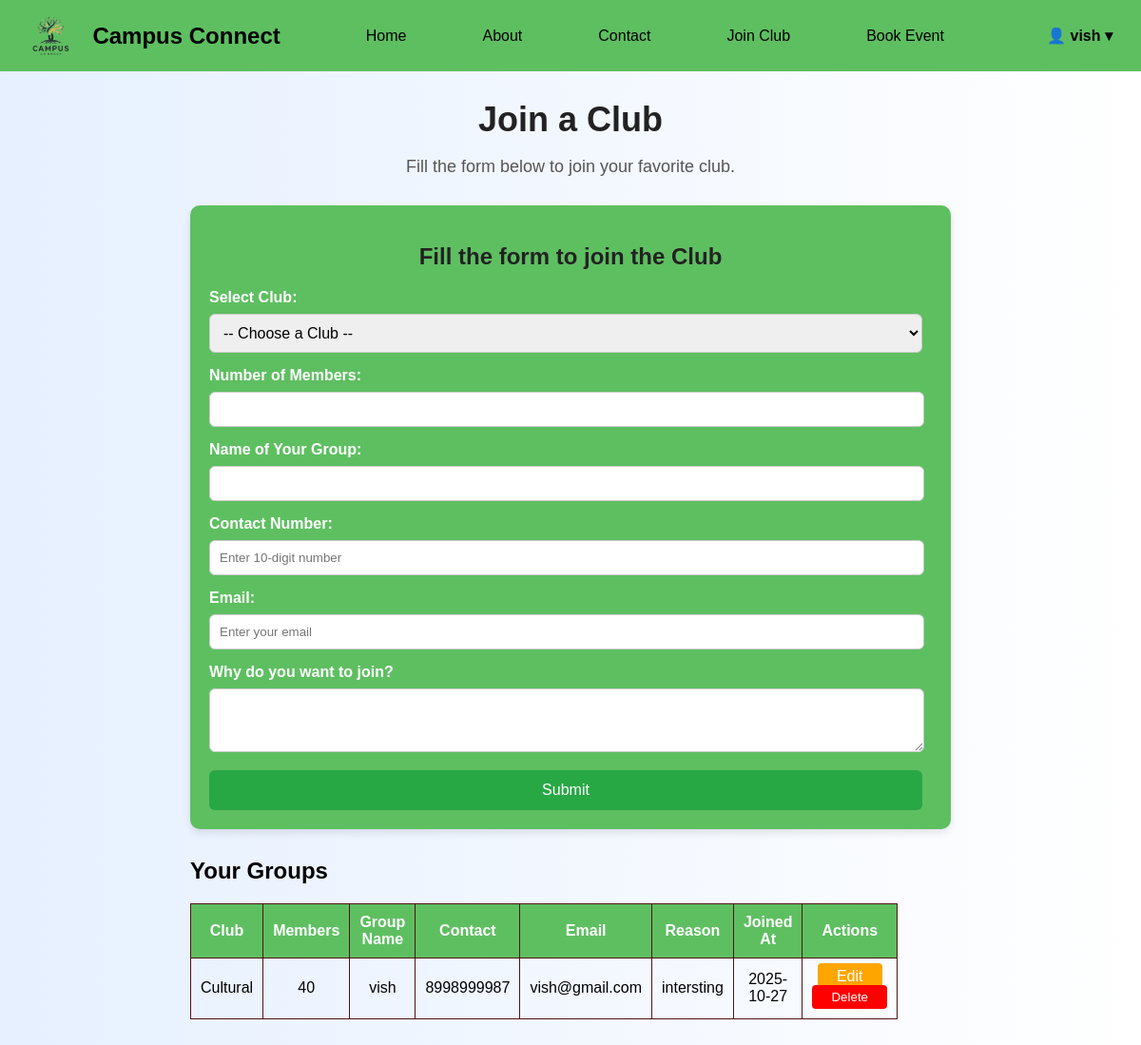
The app's page /join_club (signed in) with its own data.
### tables this page shows
CREATE TABLE club_members (
    id INTEGER PRIMARY KEY AUTOINCREMENT,
    username TEXT NOT NULL,
    club TEXT NOT NULL,
    members INTEGER NOT NULL,
    group_name TEXT NOT NULL,
    reason TEXT,
    joined_at TIMESTAMP DEFAULT CURRENT_TIMESTAMP
, contact TEXT, email TEXT);

### app.py (the view, shortened to what this page needs)
@app.route('/join_club', methods=['GET', 'POST'])
@login_required
def join_club():
    username = session.get('user')
    conn = get_db_connection()
    groups = conn.execute("SELECT * FROM club_members WHERE username=?", (username,)).fetchall()
    conn.close()
    return render_template('join_club.html', user=username, groups=groups)

### app.py (called while the page is built)
def get_db_connection():
    conn = sqlite3.connect(DB_PATH)
    conn.row_factory = sqlite3.Row
    return conn

def login_required(f):
    @wraps(f)
    def decorated_function(*args, **kwargs):
        if 'user' not in session:
            return redirect(url_for('login', next=request.path))
        return f(*args, **kwargs)
    return decorated_function

### templates/join_club.html (shortened to what this page needs)
<!DOCTYPE html>
<html lang="en">
<head>
</head>
<body>
    <div class="navbar">
  <img src="{{ url_for('static', filename='images/logo.png') }}" style="height:45px; margin-right:10px;">
  <h2>Campus Connect</h2>
  <a href="{{ url_for('index') }}">Home</a>
  <a href="{{ url_for('about') }}">About</a>
  <a href="{{ url_for('contact') }}">Contact</a>
  <a href="{{ url_for('join_club') }}">Join Club</a>
  <a href="{{ url_for('book_event') }}">Book Event</a>
  {% if user %}
  <div class="user-section" id="userMenu">
    <span class="user-toggle">👤 {{ user }} &#9662;</span>
  </div>
  {% else %}
    <a href="{{ url_for('login') }}" class="login-btn">Login/Register</a>
  {% endif %}
</div>
  <div class="container">
    <h1>Join a Club</h1>
    <p>Fill the form below to join your favorite club.</p>
    <div class="form-container">
      <h2>Fill the form to join the Club</h2>
      <form method="POST" action="{{ url_for('join_club') }}">
        <label for="club">Select Club:</label>
        <select name="club" id="club" required>
          <option value="">-- Choose a Club --</option>
        </select>
        <label for="members">Number of Members:</label>
        <input type="number" name="members" id="members" min="1" required>
        <label for="group_name">Name of Your Group:</label>
        <input type="text" name="group_name" id="group_name" required>
        <label for="contact">Contact Number:</label>
        <input type="tel" name="contact" id="contact" pattern="[0-9]{10}" placeholder="Enter 10-digit number" required>
        <label for="email">Email:</label>
        <input type="email" name="email" id="email" placeholder="Enter your email" required>
        <label for="reason">Why do you want to join?</label>
        <textarea name="reason" id="reason" rows="3" required></textarea>
        <button type="submit">Submit</button>
      </form>
    </div>
    {% if groups %}
    <div style="margin-top:30px;text-align:left;">
      <h2>Your Groups</h2>
      <table>
        <tr>
          <th>Club</th>
          <th>Members</th>
          <th>Group Name</th>
          <th>Contact</th>
          <th>Email</th>
          <th>Reason</th>
          <th>Joined At</th>
          <th>Actions</th>
        </tr>
        {% for group in groups %}
        <tr>
          <td>{{ group.club }}</td>
          <td>{{ group.members }}</td>
          <td>{{ group.group_name }}</td>
          <td>{{ group.contact }}</td>
          <td>{{ group.email }}</td>
          <td>{{ group.reason }}</td>
          <td>{{ group.joined_at[:10] if group.joined_at else '' }}</td>
          <td>
            <a href="{{ url_for('edit_club', id=group.id) }}" class="btn-edit">Edit</a>
            <form method="POST" action="{{ url_for('delete_club', id=group.id) }}" style="display:inline;">
              <button type="submit" class="btn-delete">Delete</button>
            </form>
          </td>
        </tr>
        {% endfor %}
      </table>
    </div>
    {% endif %}
  </div>
</body>
</html>

### templates/join_club.html (style rules this page uses)
body { margin: 0; font-family: Arial, sans-serif; background: linear-gradient(to right, #e6f0ff, #ffffff); }
.navbar { display: flex; align-items: center; background-color: rgb(94, 191, 97); padding: 15px 30px; font-family: Arial, sans-serif; }
.navbar h2 { margin: 0 30px 0 10px; color: black; font-weight: bold; }
.navbar a { text-decoration: none; color: black; margin: 0 20px; font-weight: 500; margin-left: 60px; }
.user-section { position: relative; margin-left: auto; cursor: pointer; font-weight: bold; color: black; }
#club { width: 750px; font-size: 16px; }
.container { text-align:center; margin:30px auto; max-width:800px; }
.container h1 { font-size:36px; margin-bottom:10px; color:#222; }
.container p { font-size:18px; color:#555; margin-bottom:30px; }
.form-container { background:rgb(94, 191, 97); padding:20px; border-radius:10px; box-shadow:0 4px 8px rgba(0,0,0,0.1); text-align:left; }
.form-container h2 { margin-bottom:20px; color:#222; text-align:center; }
label { display:block; margin-bottom:8px; font-weight:bold; color:#fff; }
select, input, textarea { width:730px; padding:10px; margin-bottom:15px; border:1px solid #ccc; border-radius:6px; }
.form-container button { width:750px; padding:12px; border:none; background:#28a745; color:white; border-radius:6px; font-size:16px; cursor:pointer; }
table { width:10px; border-collapse:collapse; margin-top:20px; }
table, th, td { border:1px solid #4f1313; width: 100px; }
th, td { padding:10px; text-align:center; }
th { background:#5ebf61; color:white; }
.btn-edit { background:orange; color:white;padding:5px 20px; border-radius:4px; text-decoration:none; }
.btn-delete { background:red; color:white; border:none; padding:5px 20px; border-radius:4px; cursor:pointer; }

### records on screen
club_members: club "Cultural", members "40", group_name "vish", contact "8998999987", email "vish@gmail.com", reason "intersting", joined_at "2025-10-27"

### other values on screen
{{ user }} "vish"
